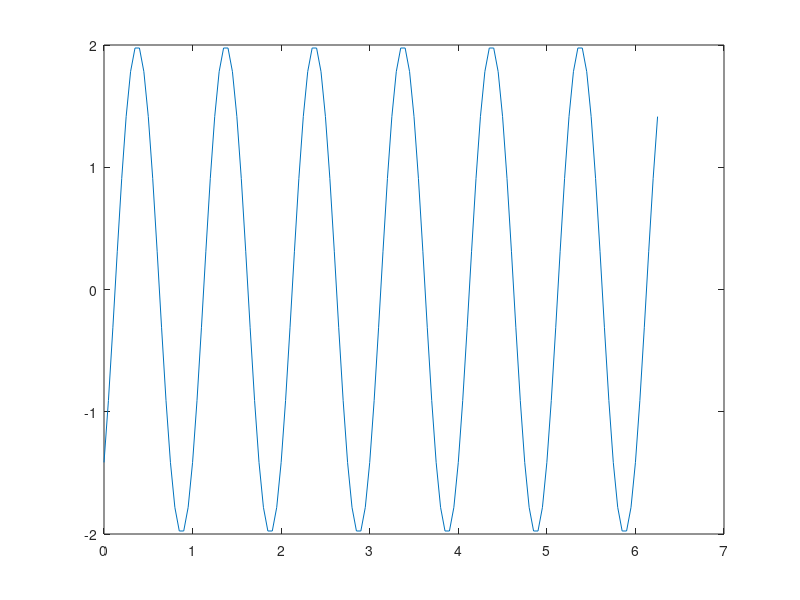
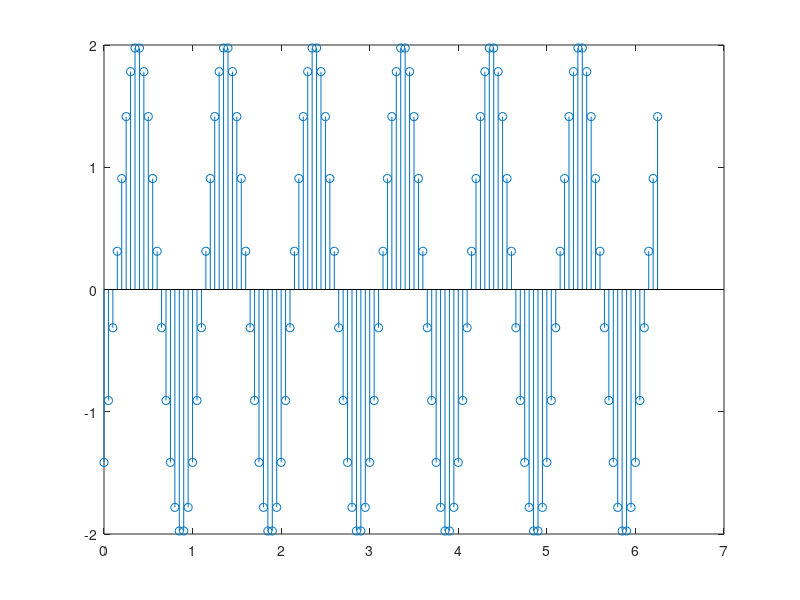

These figures' MATLAB source, in order:
%Task 1
%Plotting a Sine Graph

% Sine curve
close all
clear
clc

fs=20; %Sampling frequency in hz. Sampling time is 1/fs
f=1; %frequency of sine wave is 30 hz
phi=-pi/4; % initial phase
w=2*pi*f; %Omega(angular velocity)
a=2; %amplitude


t=0:1/fs:2*pi;
y=a*sin(w*t+phi);

figure;
plot(t,y);
figure;
stem(t,y);